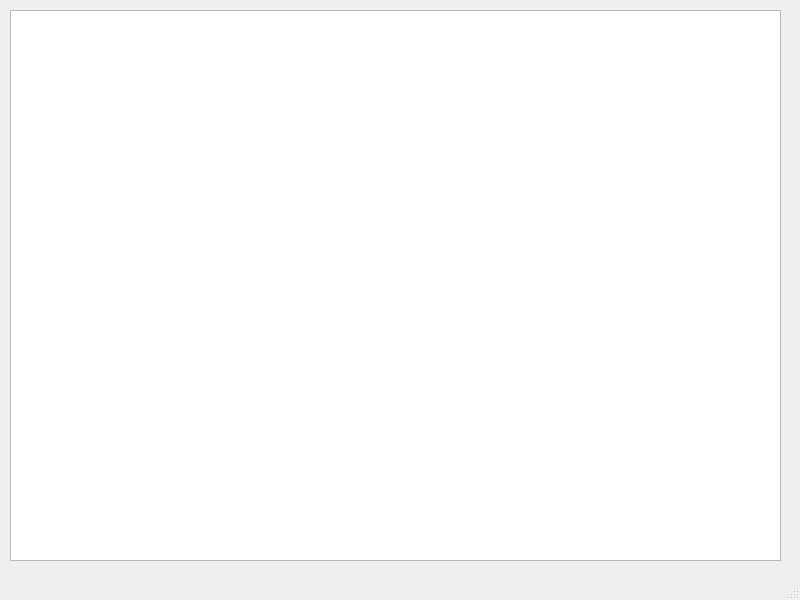
<?xml version="1.0" encoding="UTF-8"?>
<ui version="4.0">
 <class>MainWindow</class>
 <widget class="QMainWindow" name="MainWindow">
  <property name="geometry">
   <rect>
    <x>0</x>
    <y>0</y>
    <width>800</width>
    <height>600</height>
   </rect>
  </property>
  <property name="windowTitle">
   <string>MainWindow</string>
  </property>
  <widget class="QWidget" name="centralwidget">
   <widget class="QListWidget" name="WinOutputList">
    <property name="geometry">
     <rect>
      <x>10</x>
      <y>10</y>
      <width>771</width>
      <height>551</height>
     </rect>
    </property>
   </widget>
  </widget>
  <widget class="QMenuBar" name="menubar">
   <property name="geometry">
    <rect>
     <x>0</x>
     <y>0</y>
     <width>800</width>
     <height>22</height>
    </rect>
   </property>
  </widget>
  <widget class="QStatusBar" name="statusbar"/>
 </widget>
 <resources/>
 <connections/>
</ui>
